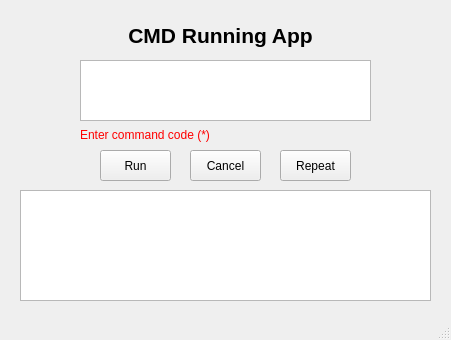
<?xml version="1.0" encoding="UTF-8"?>
<ui version="4.0">
 <class>MainWindow</class>
 <widget class="QMainWindow" name="MainWindow">
  <property name="geometry">
   <rect>
    <x>0</x>
    <y>0</y>
    <width>451</width>
    <height>340</height>
   </rect>
  </property>
  <property name="windowTitle">
   <string>MainWindow</string>
  </property>
  <widget class="QWidget" name="centralwidget">
   <widget class="QTextEdit" name="txt_code">
    <property name="geometry">
     <rect>
      <x>80</x>
      <y>60</y>
      <width>291</width>
      <height>61</height>
     </rect>
    </property>
   </widget>
   <widget class="QLabel" name="label">
    <property name="geometry">
     <rect>
      <x>0</x>
      <y>20</y>
      <width>441</width>
      <height>31</height>
     </rect>
    </property>
    <property name="text">
     <string>&lt;html&gt;&lt;head/&gt;&lt;body&gt;&lt;p align=&quot;center&quot;&gt;&lt;span style=&quot; font-size:16pt; font-weight:600;&quot;&gt;CMD Running App&lt;/span&gt;&lt;/p&gt;&lt;/body&gt;&lt;/html&gt;</string>
    </property>
   </widget>
   <widget class="QPushButton" name="btn_Run">
    <property name="geometry">
     <rect>
      <x>100</x>
      <y>150</y>
      <width>71</width>
      <height>31</height>
     </rect>
    </property>
    <property name="text">
     <string>Run</string>
    </property>
   </widget>
   <widget class="QPushButton" name="pushButton_2">
    <property name="geometry">
     <rect>
      <x>190</x>
      <y>150</y>
      <width>71</width>
      <height>31</height>
     </rect>
    </property>
    <property name="text">
     <string>Cancel</string>
    </property>
   </widget>
   <widget class="QLabel" name="label_2">
    <property name="geometry">
     <rect>
      <x>80</x>
      <y>125</y>
      <width>301</width>
      <height>21</height>
     </rect>
    </property>
    <property name="text">
     <string>&lt;html&gt;&lt;head/&gt;&lt;body&gt;&lt;p&gt;&lt;span style=&quot; font-size:9pt; color:#ff0000;&quot;&gt;Enter command code (*)&lt;/span&gt;&lt;/p&gt;&lt;/body&gt;&lt;/html&gt;</string>
    </property>
   </widget>
   <widget class="QPushButton" name="pushButton_3">
    <property name="geometry">
     <rect>
      <x>280</x>
      <y>150</y>
      <width>71</width>
      <height>31</height>
     </rect>
    </property>
    <property name="text">
     <string>Repeat</string>
    </property>
   </widget>
   <widget class="QTextEdit" name="textEdit_2">
    <property name="geometry">
     <rect>
      <x>20</x>
      <y>190</y>
      <width>411</width>
      <height>111</height>
     </rect>
    </property>
   </widget>
  </widget>
  <widget class="QStatusBar" name="statusbar"/>
 </widget>
 <resources/>
 <connections/>
</ui>
